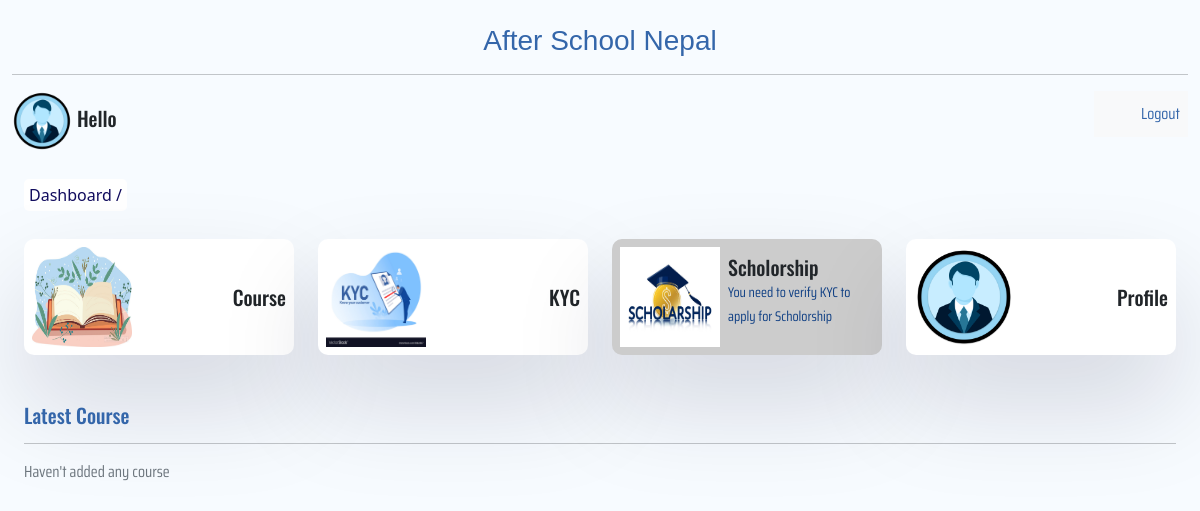
Before: /customer-dashboard with the older database file.
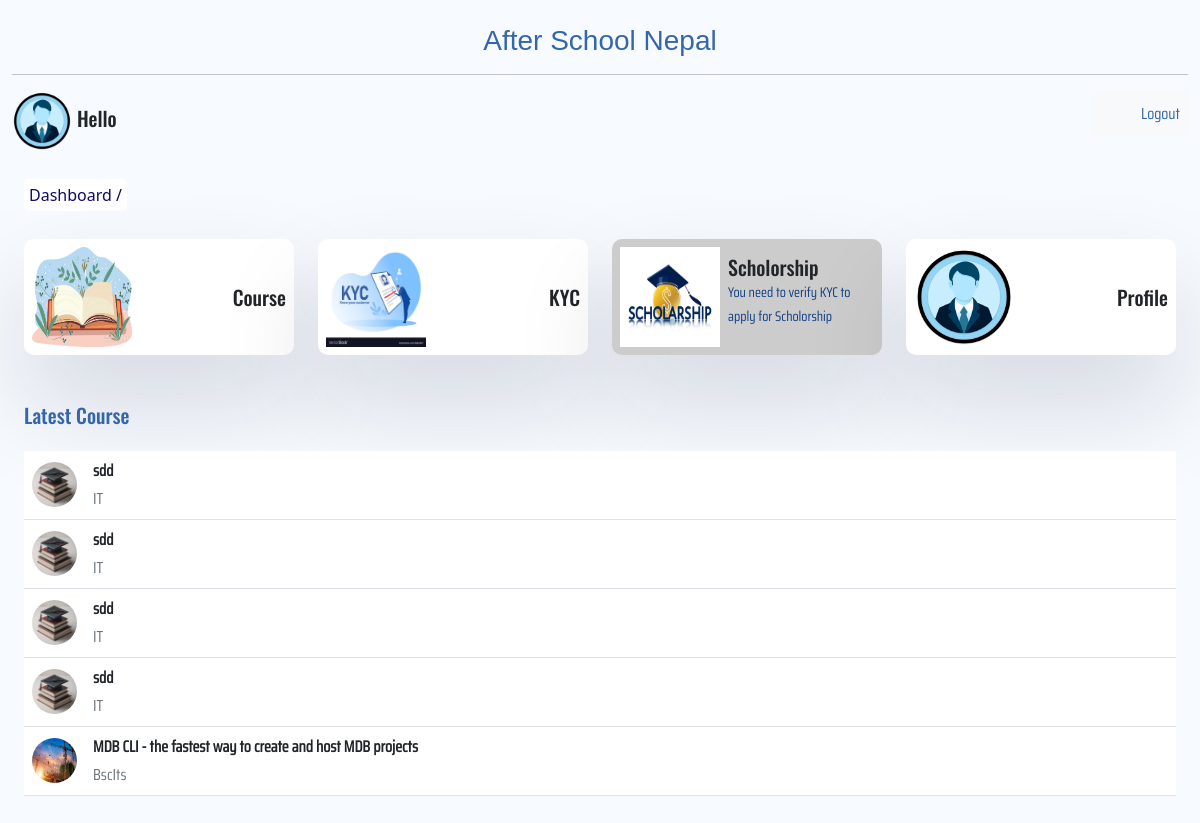
After: the same page with the newer database file.
### landing/models.py (models this page shows, shortened)
class Course(models.Model):
    category = models.ForeignKey(Category, related_name='course_category', on_delete=models.CASCADE)
    name = models.CharField(max_length=200)
    scholorship = models.BooleanField(default= False)
    scholorship_description = models.CharField(max_length = 300)
    slug = models.SlugField(unique= True, null = True, blank=True)
    description = models.TextField()
    short_description = models.TextField()
    video = models.FileField(upload_to='course_video/', null = True, blank= True)
    image = models.ImageField(upload_to='course_image/', null=True, blank=True)
    course_duration = models.CharField(max_length=200, null = True, blank=True)
    credit_hour = models.CharField(max_length=200, null = True, blank=True)
    entry_requirement = models.CharField(max_length=200, null = True, blank=True)
    intake = models.CharField(max_length=200, null = True, blank=True)
    accrediation = models.CharField(max_length=200, null = True, blank=True)
    time = models.CharField(max_length=200, null = True, blank=True)

class Category(models.Model):
    name = models.CharField(max_length= 200)
    slug = models.SlugField(unique=True)
    objects = models.Manager()
    def __str__(self):
        return self.name

### customer/views.py (the view)
# urls.py: path('customer-dashboard', views.dashboard, name = "dashboard"),
def dashboard(request):
    course = Course.objects.all().order_by('-id')[:10]
    kyc = KYC.objects.filter(customer__id = request.user.id )
    dist ={
        'course':course,
        'kyc':kyc
    }
    return render(request, "customer/dashboard.html", dist)

### templates/customer/dashboard.html (shortened to what this page needs)
{% extends 'index.html' %}
{% load static %}
{% block content %}
<div class="container-fluid">
  <h3 class=" mt-4 text-primary text-center text-capitalize" id="text-head">
    After School Nepal
  </h3>
  <hr>
  <div class="d-flex justify-content-between">
    <h5 class="my-auto">
      <img src="{%static 'images/user.webp'%}" alt="" style="height: 60px; width:60px; border-radius:50%">
      Hello
    </h5>
    <a href="{%url 'landing:logout'%}">
      <div class="cat-item bg-light p-2">
        <i class="fa fa-sign-out-alt" style="font-size: 30px;"></i>
        <p class="ps-3 my-auto">
            Logout
        </p>
      </div>
    </a>
  </div>
      {% block inside %}
        <div class="row m-0 mt-3">
          <div class="mt-3 mb-3">
            <span class="breadcum">
              <a href="{%url 'manager:dashboard'%}">
                  Dashboard
              </a>/
            </span>
          </div> <br><br>
          <div class="col-12 col-lg-3 mt-3">
            <a href="{%url 'customer:courseStudent'%}">
              <div class="dash-box p-2 d-flex justify-content-between">
                <img src="{%static 'images/course.jpeg'%}" alt="">
                <h5 class="my-auto">Course</h5>
              </div>
            </a>
          </div>
          <div class="col-12 col-lg-3 mt-3">
            <a href="{%url 'customer:verify'%}">
              <div class="dash-box p-2 d-flex justify-content-between">
                <img src="{%static 'images/kyc.jpeg'%}" alt="">
                <h5 class="my-auto">KYC</h5>
              </div>
            </a>
        </div>
        {% if user.customer.kyc_verified %}
          <div class="col-12 col-lg-3 mt-3">
            <a href="{%url 'customer:scho'%}">
              <div class="dash-box p-2 d-flex justify-content-between">
                <img src="{%static 'images/scho.jpeg'%}" alt="">
                <h5 class="my-auto">Scholorship</h5>
              </div>
            </a>
          </div>
          {%else%}
          <div class="col-12 col-lg-3 mt-3">
            <div class="dash-box bg-secondary p-2 d-flex justify-content-between">
              <img src="{%static 'images/scho.jpeg'%}" alt="">
              <div class="p-2">
                <h5 class="my-auto">Scholorship</h5>
                <small class="text-danger">You need to verify KYC to apply for Scholorship</small>
              </div>
            </div>
          </div>
          {% endif %}
      <div class="col-12 col-lg-3 mt-3">
        <a href="{%url 'customer:profile'%}">
          <div class="dash-box p-2 d-flex justify-content-between">
            <img src="{%static 'images/user.webp'%}" alt="">
            <h5 class="my-auto">Profile</h5>
          </div>
        </a>
    </div>
      <div class="mt-5 col-12 ">
        <div>
          <div class="d-flex justify-content-between">
            <h5 class="m-0  text-primary">Latest Course</h5>
          </div>
          {% if not course %}
            <hr>
              <p class="text-secondary">
                   Haven't added any course
              </p>
          {% endif %}
          <table class="table align-middle mb-0 bg-white mt-4">
            <tbody>
        {% for i in course  %}
        <tr>
            <td>
              <a href="{%url 'landing:courseDetail' i.slug%}">
              <div class="d-flex align-items-center">
                {% if i.image %}
                <img
                src="{{i.image.url}}"
                alt=""
                style="width: 45px; height: 45px"
                class="rounded-circle"
                />
                {% endif %}
                <div class="ms-3">
                  <p class="fw-bold mb-1">{{i.name}}</p>
                  <p class="text-muted mb-0">{{i.category}}</p>
                </div>
              </div>
            </a>
            </td>
          </tr>
        {% endfor %}
        </tbody>
        </table>
        </div>
      </div>
    </div>
      {% endblock inside %}
    </div>
<br><br>
<br>
{% endblock content %}

Changed rows visible on the page:
added Course: image (picture), name "sdd", category "IT"
added Course: image (picture), name "sdd", category "IT"
added Course: image (picture), name "sdd", category "IT"
added Course: image (picture), name "sdd", category "IT"
added Course: image (picture), name "MDB CLI - the fastest way to create and host MDB projects", category "BscIts"
Other visible differences:
text no longer shown: "Haven't added any course"
